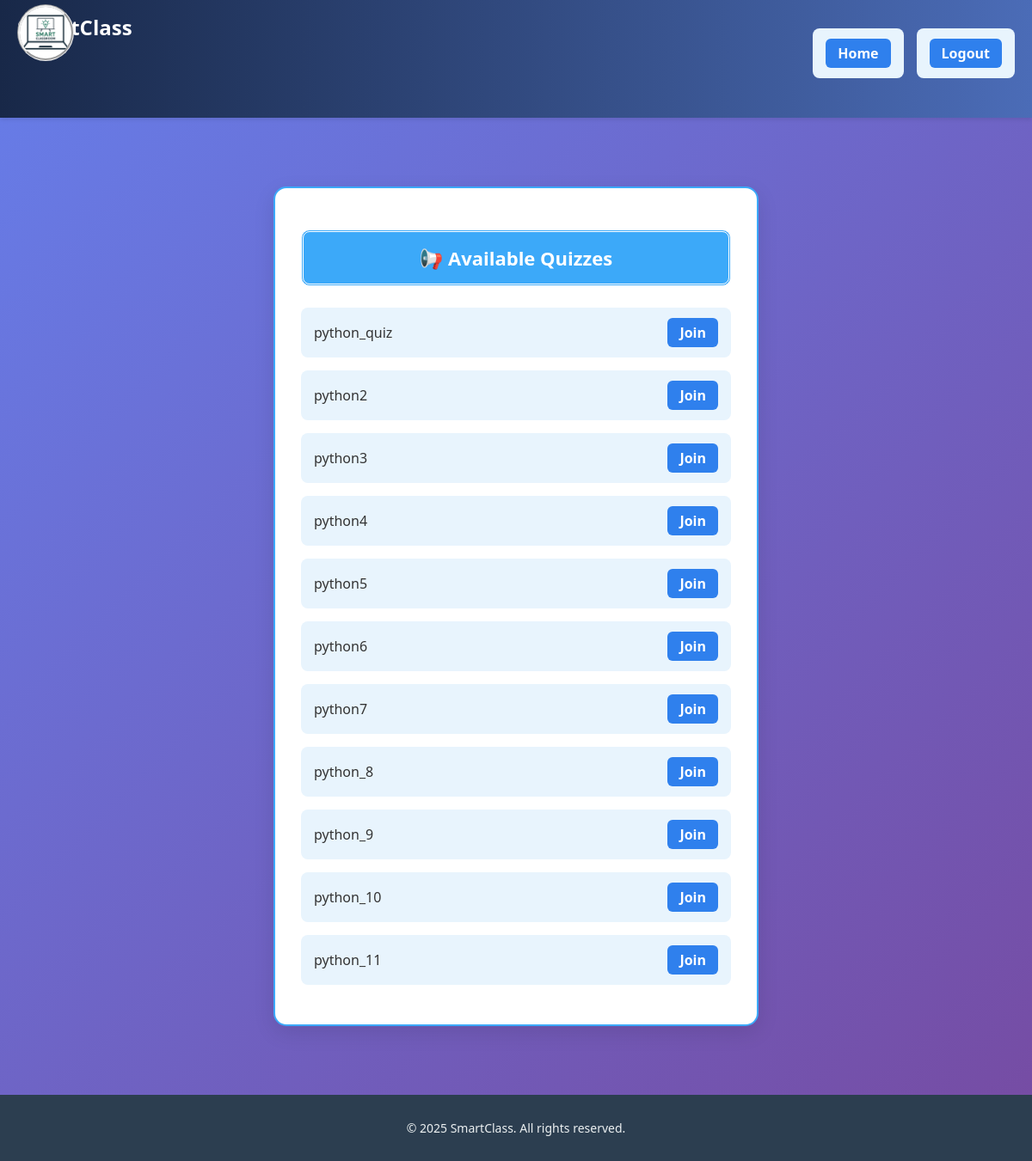
Before: /student/quizzes/ (signed in) with the older database file.
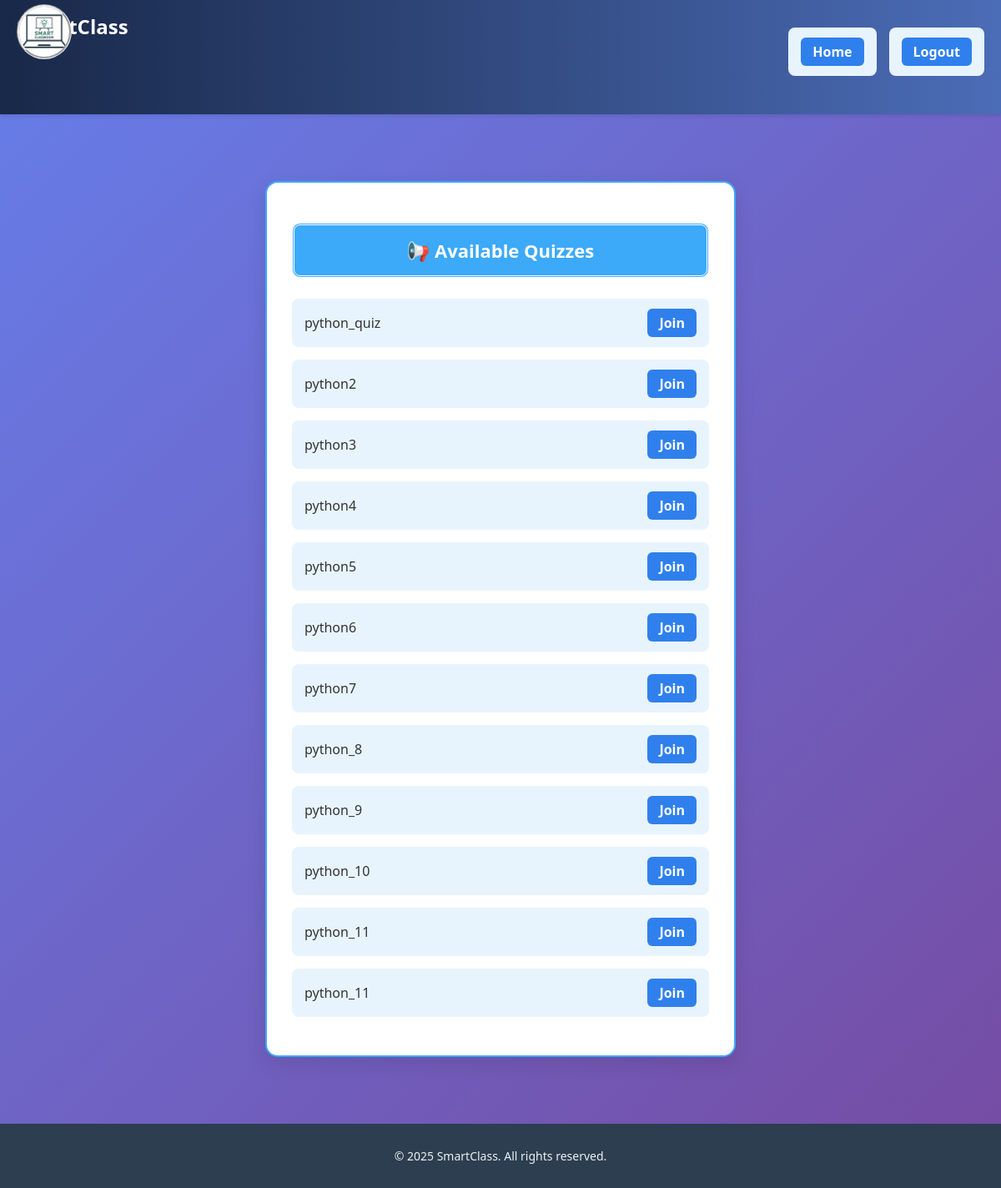
After: the same page with the newer database file.
### core/models.py (models this page shows, shortened)
class LiveQuiz(models.Model):
    title = models.CharField(max_length=200)
    created_by = models.ForeignKey(User, on_delete=models.CASCADE)
    is_active = models.BooleanField(default=False)
    created_at = models.DateTimeField(auto_now_add=True)

### core/views.py (the view)
# urls.py: path('student/quizzes/', views.available_quizzes, name='available_quizzes'),
@login_required
def available_quizzes(request):
    quizzes = LiveQuiz.objects.filter(is_active=True)
    return render(request, 'core/available_quizzes.html', {'quizzes': quizzes})

### core/templates/core/available_quizzes.html (shortened to what this page needs)
{% extends "core/base.html" %}
{% load static %}
{% block content %}
<div class="quiz-container">
  <h2>📢 Available  Quizzes</h2>
  <ul>
    {% for quiz in quizzes %}
      <li>
        <span>{{ quiz.title }}</span>
        <a href="{% url 'attempt_quiz' quiz.id %}">Join</a>
      </li>
    {% empty %}
      <p class="no-quiz">No live quizzes at the moment.</p>
    {% endfor %}
  </ul>
</div>
{% endblock %}

Changed rows visible on the page:
now on this page (row edited): LiveQuiz: title "python_11"
